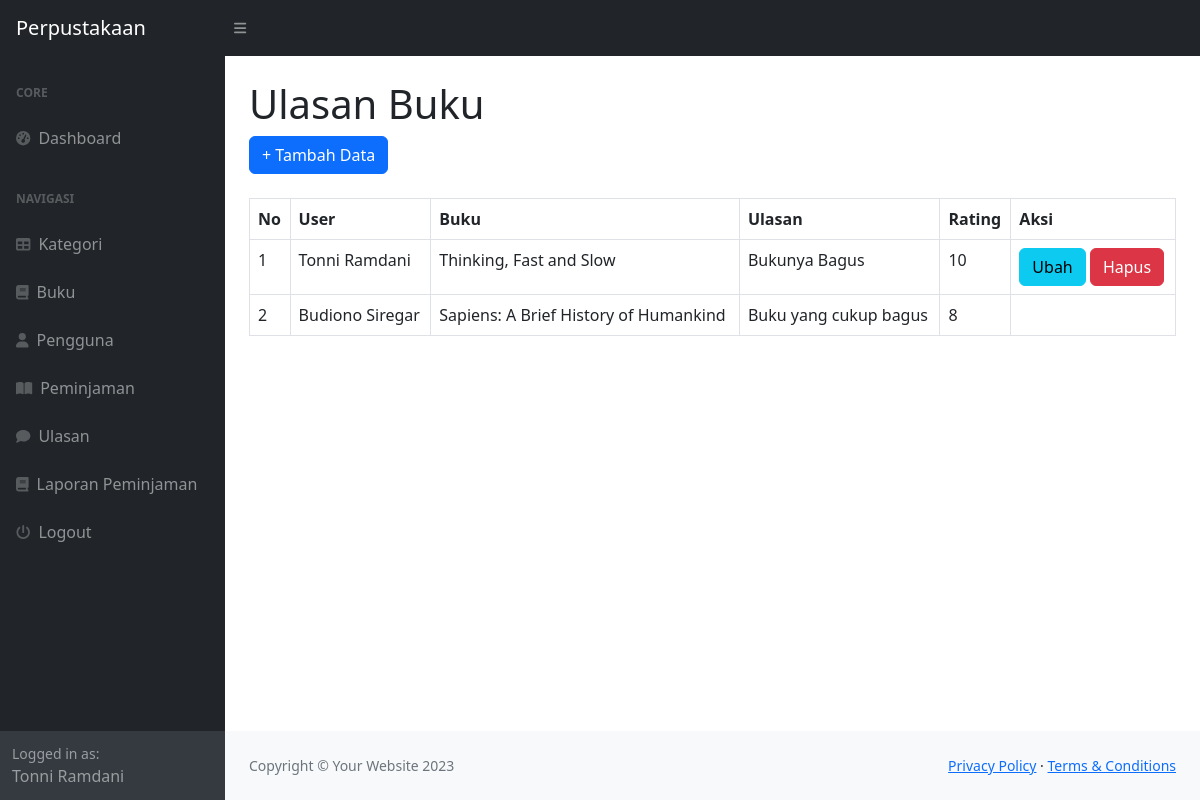
The page /index.php?page=ulasan (signed in) on the database as committed earlier.
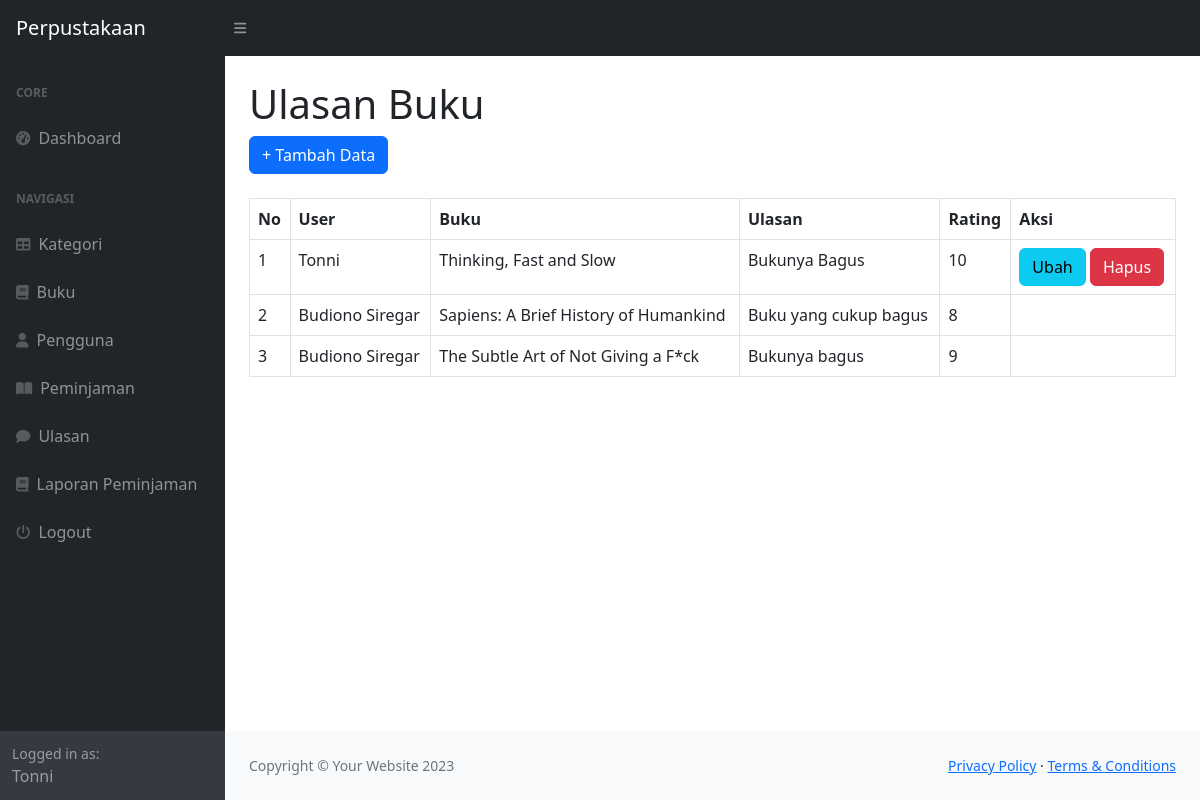
The same page on the database as committed later.
### tables this page shows
CREATE TABLE `ulasan` (
  `id_ulasan` int NOT NULL,
  `id_user` int DEFAULT NULL,
  `id_buku` int DEFAULT NULL,
  `ulasan` text,
  `rating` int DEFAULT NULL
);

CREATE TABLE `user` (
  `id_user` int NOT NULL,
  `nama` varchar(255) DEFAULT NULL,
  `username` varchar(255) DEFAULT NULL,
  `password` varchar(255) DEFAULT NULL,
  `email` varchar(255) DEFAULT NULL,
  `alamat` text,
  `no_telepon` varchar(255) DEFAULT NULL,
  `level` enum('admin','peminjam') DEFAULT NULL
);

CREATE TABLE `buku` (
  `id_buku` int NOT NULL,
  `id_kategori` int DEFAULT NULL,
  `judul` varchar(255) DEFAULT NULL,
  `penulis` varchar(255) DEFAULT NULL,
  `penerbit` varchar(255) DEFAULT NULL,
  `tahun_terbit` varchar(255) DEFAULT NULL,
  `deskripsi` text
);

### ulasan.php (the view, shortened to what the changed rows need)
<h1 class="mt-4">Ulasan Buku</h1>
<div class="row">
    <div class="col-md-12">
        <br>
        <br>
        <table class="table table-bordered" id="dataTable" width="100%" cellspacin="5">
            <tr>
                <th>No</th>
                <th>User</th>
                <th>Buku</th>
                <th>Ulasan</th>
                <th>Rating</th>
                <th>Aksi</th>
            </tr>
            <?php
            $i = 1;
                if ($_SESSION['user']['level'] != 'admin'){
                    $nameUser = $_SESSION['user']['nama'];
                    $query = mysqli_query($koneksi, "SELECT * FROM ulasan LEFT JOIN user on user.id_user = ulasan.id_user LEFT JOIN buku on buku.id_buku = ulasan.id_buku where user.nama = '$nameUser'");
                } else {
                    $query = mysqli_query($koneksi, "SELECT * FROM ulasan LEFT JOIN user on user.id_user = ulasan.id_user LEFT JOIN buku on buku.id_buku = ulasan.id_buku");
                }
                while($data = mysqli_fetch_array($query)){
                    ?>
                    <tr>
                        <td><?php echo $i++?></td>
                        <td><?php echo $data['nama']; ?></td>
                        <td><?php echo $data['judul']; ?></td>
                        <td><?php echo $data['ulasan']; ?></td>
                        <td><?php echo $data['rating']; ?></td>
                        <td>
                            <?php
                                if ($data['nama'] == $_SESSION['user']['nama']){
                            ?>
                                <a href="?page=ulasan_ubah&&id=<?php echo $data['id_ulasan']; ?>" class="btn btn-info">Ubah</a>
                                <a onclick="return confirm('Apakah Anda Akan menghapus data ini')" href="?page=ulasan_hapus&&id=<?php echo $data['id_ulasan']; ?>" class="btn btn-danger">Hapus</a>
                            <?php
                                }
                            ?>
                        </td>
                    <tr>
                        <?php
                }
            ?>
        </table>
    </div>
</div>

### index.php (shortened to what the changed rows need)
<!DOCTYPE html>
<html lang="en">
<head>
    <link href="https://cdn.jsdelivr.net/npm/simple-datatables@7.1.2/dist/style.min.css" rel="stylesheet" />
    <link href="css/styles.css" rel="stylesheet" />
</head>
<body class="sb-nav-fixed">
    <div id="layoutSidenav">
        <div id="layoutSidenav_nav">
            <nav class="sb-sidenav accordion sb-sidenav-dark" id="sidenavAccordion">
                <div class="sb-sidenav-menu">
                    <div class="nav">
                    </div>
                </div>
                <div class="sb-sidenav-footer">
                    <div class="small">Logged in as:</div>
                    <?php
                    echo $_SESSION['user']['nama'];
                    ?>
                </div>
            </nav>
        </div>
        <div id="layoutSidenav_content">
            <main>
                <div class="container-fluid px-4">
                    <?php
                    $page = isset($_GET['page']) ? $_GET['page'] : 'home';
                    if (file_exists($page . ".php")) {
                        include $page . ".php";
                    } else {
                        include "404.php";
                    }
                    ?>
                </div>
            </main>
        </div>
    </div>
</body>
</html>

Rows that differ between the two databases and show on the page:
changed through a linked row, ulasan "Bukunya Bagus": id_user.nama "Tonni Ramdani" → "Tonni"
added ulasan: id_user.nama "Budiono Siregar", id_buku.judul "The Subtle Art of Not Giving a F*ck", ulasan "Bukunya bagus", rating "9"
Other text that changed with them:
$_SESSION['user']['nama']: "Tonni Ramdani" → "Tonni"
